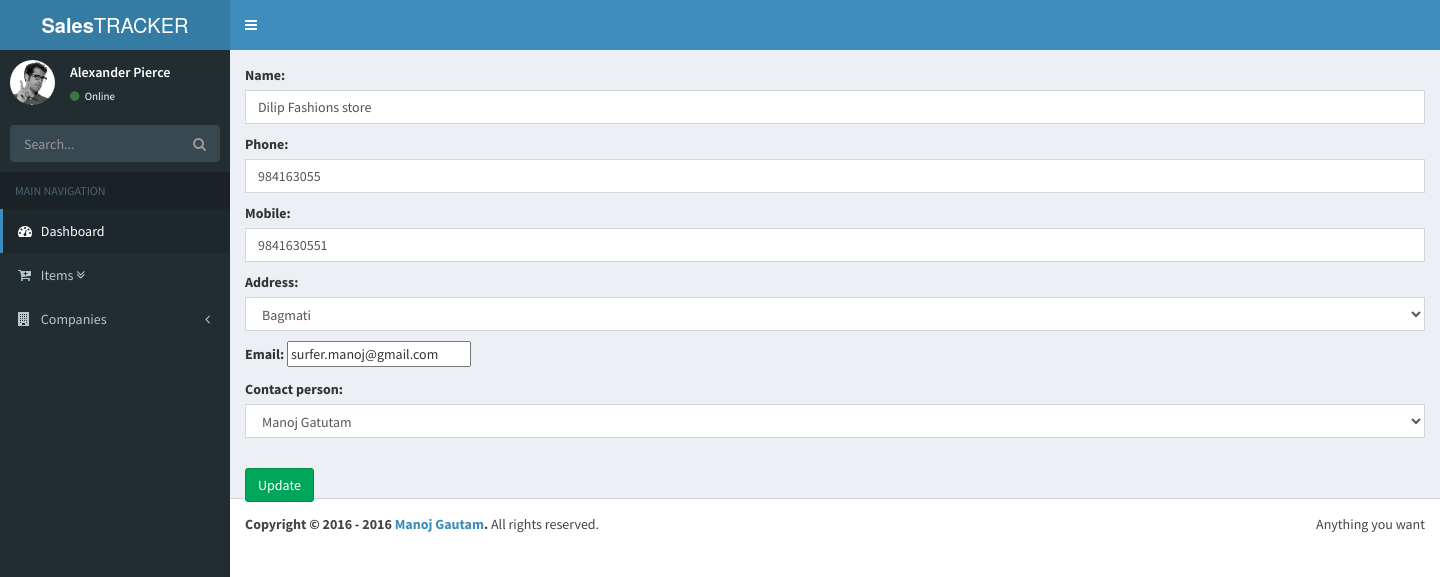
Page /companies/update/1/ on the committed database.
### salesmanager/models.py (models this page shows, shortened)
class Company(TimeStampedModel):
    name = models.CharField(max_length=255)
    phone = models.CharField(max_length=9)
    mobile = models.CharField(max_length=10)
    address = models.ForeignKey(Address)
    email = models.EmailField(blank=False)
    contact_person = models.ForeignKey(ContactPerson)

### salesmanager/views.py (the view)
# urls.py: url(r'update/(?P<pk>\d+)/$', CompanyUpdateView.as_view(), name="update"),
class CompanyUpdateView(UpdateView):
    model = Company
    template_name = 'salesmanager/company/company_form.html'
    context_object_name = 'company'
    form_class = CompanyForm

### salesmanager/forms.py
class CompanyForm(ModelForm):
    class Meta:
        model = Company
        exclude = ('created_at', 'updated_at')
        widgets = {
            'name': forms.TextInput(attrs={'class': 'form-control', 'placeholder': "Company Name"}),
            'phone': forms.TextInput(attrs={'class': 'form-control', 'placeholder': "Company Phone"}),
            'mobile': forms.TextInput(attrs={'class': 'form-control', 'placeholder': "Company mobile"}),
            'address': forms.Select(attrs={'class': 'form-control', 'placeholder': "Company Phone"}),
            'contact_person': forms.Select(attrs={'class': 'form-control', 'placeholder': "Company Phone"}),
        }

### salesmanager/models.py (called while the page is built)
    def __str__(self):
        return self.zone

    def __str__(self):
        return self.first_name + " " + self.last_name

### templates/salesmanager/company/company_form.html
{% extends 'salesmanager/base.html' %}
{% block content %}
  <form  method="post">
      {{form.as_p}}
      <br>
      <div class="form-group">
          <button type="submit" class="btn btn-success pull-left ">Update</button>
      </div>
  </form>
{% endblock content %}

### rows in the picture
Company: name "Dilip Fashions store", phone "984163055", mobile "9841630551", address "Bagmati", email "surfer.manoj@gmail.com", contact_person "Manoj Gatutam"
